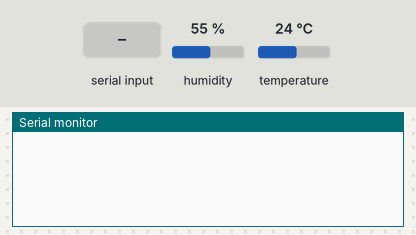
The sketch below on a simulated Arduino Uno, built with avr-gcc and run on an emulated ATmega328P. Shown: the last lines printed to the serial monitor. The test bench sets the inputs (shaded band); at power-on: humidity 55 %, temperature 24 °C.

Above: at 1.2 s.
1.3 s: "dht\n" received over the second serial link
At 2.1 s:
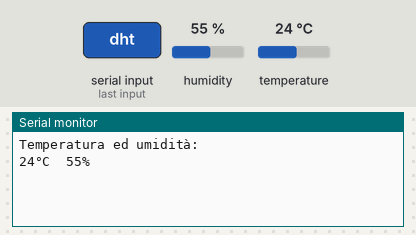
2.8 s: "luce\n" received over the second serial link
At 4.0 s:
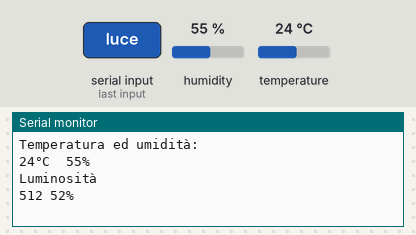
4.3 s: "terreno\n" received over the second serial link
At 5.7 s:
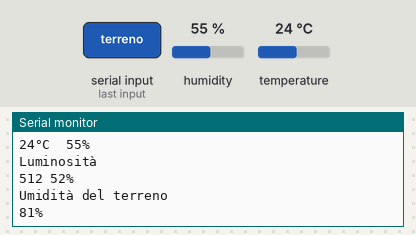

Measured:
- after the input at 1.3 s, the serial monitor: prints a new line at once (image 1)
- after the input at 2.8 s, the serial monitor: prints a new line at once (image 2)
- after the input at 4.3 s, the serial monitor: prints a new line at once (image 3)

The sketch:

progetto_Rome_Cup.ino
```cpp
// sensore di colore, temp e umid, umid terreno, fotoresistenza, bluetooth

#include <SoftwareSerial.h>
#define rxPin 2
#define txPin 3
SoftwareSerial hc06(rxPin, txPin);
#define baudrate 9600


#include <DHT.h>
#define DHTPIN 9
#define DHTTYPE    DHT11
#define S0 12
#define S1 13
#define S2 6
#define S3 5
#define sensorOut 7
#define FOTOPIN A1
#define UMIDPIN A3


DHT dht(DHTPIN, DHTTYPE);

void setup() {
  Serial.begin(baudrate);
  hc06.begin(baudrate);
  dht.begin();
  pinMode(S0, OUTPUT);
  pinMode(S1, OUTPUT);
  pinMode(S2, OUTPUT);
  pinMode(S3, OUTPUT);
  pinMode(sensorOut, INPUT);

  digitalWrite(S0, HIGH);
  digitalWrite(S1, HIGH);
}

unsigned long r, g, b;

void loop() {

  if (hc06.available()) {
    String input = hc06.readStringUntil('\n');
    input.trim();
    if (input == "dht") {
      dht11();
    }
    if (input == "luce") {
      lux();
    }
    if (input == "terreno") {
      terreno();
    }
    if (input == "colore") {
      colore();
    }
    if (input == "panoramica attiva") {
      for (int i=0; i<= 5; i++) {
        dht11();
        lux();
        terreno();
        colore();
        delay(1500);
        hc06.println("/////////////////////////");

      }

    }
  }
   }


void dht11() {
  int temp = dht.readTemperature();
  int umid = dht.readHumidity();
  Serial.println("Temperatura ed umidità:");
  Serial.print(temp);
  Serial.print("°C");
  Serial.print("  ");
  Serial.print(umid);
  Serial.println("%");
  hc06.println("Temperatura ed umidità:");
  hc06.print(temp);
  hc06.print("°C");
  hc06.print("  ");
  hc06.print(umid);
  hc06.println("%");
}

void lux() {
  int luce = analogRead(FOTOPIN);
  int perc_lum = map(luce, 200, 800, 0, 100);
  Serial.println("Luminosità");
  Serial.print(luce);
  Serial.print(" ");
  Serial.print(perc_lum);
  Serial.println("%");
  hc06.println("Luminosità");
  hc06.print(perc_lum);
  hc06.println("%");

}

void terreno() {
  int umid_terreno = analogRead(UMIDPIN);
  int perc_umid_terreno = map(umid_terreno, 1020, 400, 0, 100);
  Serial.println("Umidità del terreno");
  Serial.print(perc_umid_terreno);
  Serial.println("%");
  hc06.println("Umidità del terreno");
  hc06.print(perc_umid_terreno);
  hc06.println("%");
}

void colore() {
  digitalWrite(S2, LOW);
  digitalWrite(S3, LOW);
  r = pulseIn(sensorOut, LOW);
  digitalWrite(S2, HIGH);
  digitalWrite(S3, HIGH);
  g = pulseIn(sensorOut, LOW);
  digitalWrite(S2, LOW);
  digitalWrite(S3, HIGH);
  b = pulseIn(sensorOut, LOW);
  Serial.println("Sensore colore:");
  Serial.print("R=");
  Serial.print(r);
  Serial.print("\tG=");
  Serial.print(g);
  Serial.print("\tB=");
  Serial.println(b);
  hc06.println("Sensore colore:");
  hc06.print("R=");
  hc06.print(r);
  hc06.print("\tG=");
  hc06.print(g);
  hc06.print("\tB=");
  hc06.println(b);
}
```
